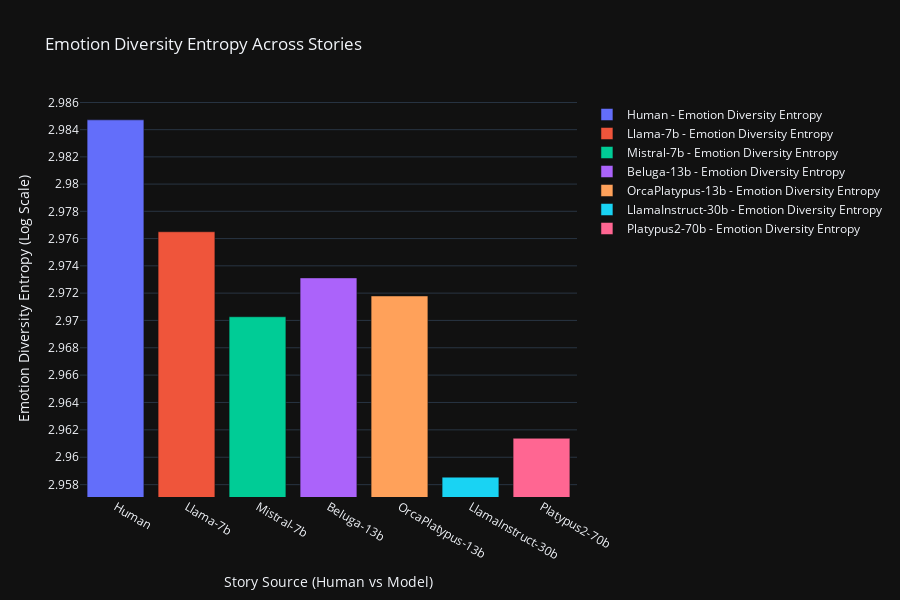

The code cell stored with this chart in its notebook:
### Markdown cell above
Using **Entropy** to measure the diversity of emotions in the story
* High entropy: more uniform the distribution of emotions       -> higher diversity
* Low entropy : more concentrated the distribution of emotions  -> lower diversity

### Code cell
def calculate_entropy_for_time_step(emotion_strengths):
    """ Calculate the entropy of the emotion distribution at a time step """
    # Normalize the emotion strengths to get a probability distribution
    total_strength = sum(emotion_strengths)
    probabilities = [strength / total_strength for strength in emotion_strengths]
    # Calculate the entropy
    entropy = -sum([p * np.log2(p) for p in probabilities if p > 0])
    return entropy


def visualize_emotion_diversity():
    story_entropy_dict = {}
    for _, row in concated_example_df.iterrows():
        time_step_entropies = []
        for time_step_idx in range(NORMALIZE_STEP):
            # get all emotions' intensity at the current time step
            time_step_strengths = [row[emotion][time_step_idx] for emotion in plutchik_emotions]
            # calculate the entropy of the emotion distribution at the current time step
            time_step_entropy = calculate_entropy_for_time_step(time_step_strengths)
            time_step_entropies.append(time_step_entropy)
        # calculate the whole story's average emotion diversity entropy (Average entropy across all time steps)
        total_entropy = np.mean(time_step_entropies)
        story_entropy_dict[row["Model"]] = total_entropy
    
    # Create a bar plot for the emotion diversity entropy
    fig = go.Figure()
    for model_name, entropy_value in story_entropy_dict.items():
        fig.add_trace(go.Bar(
            x=[model_name],
            y=[entropy_value],
            name=f"{model_name} - Emotion Diversity Entropy"
        ))
    fig.update_layout(
        height=600,
        title="Emotion Diversity Entropy Across Stories",
        xaxis_title="Story Source (Human vs Model)",
        yaxis_title="Emotion Diversity Entropy (Log Scale)",
        yaxis=dict(type="log"),
        template="plotly_dark",
        showlegend=True
    )
    fig.show()
    return story_entropy_dict

entropy_stats = visualize_emotion_diversity()

### Figure 1 — Plotly figure (JSON) as saved in the notebook; plotly's stock layout.template omitted (floating-point values rounded to 4 significant figures)
{"data": [{"name": "Human - Emotion Diversity Entropy", "type": "bar", "x": ["Human"], "y": [2.985]}, {"name": "Llama-7b - Emotion Diversity Entropy", "type": "bar", "x": ["Llama-7b"], "y": [2.976]}, {"name": "Mistral-7b - Emotion Diversity Entropy", "type": "bar", "x": ["Mistral-7b"], "y": [2.97]}, {"name": "Beluga-13b - Emotion Diversity Entropy", "type": "bar", "x": ["Beluga-13b"], "y": [2.973]}, {"name": "OrcaPlatypus-13b - Emotion Diversity Entropy", "type": "bar", "x": ["OrcaPlatypus-13b"], "y": [2.972]}, {"name": "LlamaInstruct-30b - Emotion Diversity Entropy", "type": "bar", "x": ["LlamaInstruct-30b"], "y": [2.959]}, {"name": "Platypus2-70b - Emotion Diversity Entropy", "type": "bar", "x": ["Platypus2-70b"], "y": [2.961]}], "layout": {"height": 600, "showlegend": true, "title": {"text": "Emotion Diversity Entropy Across Stories"}, "xaxis": {"title": {"text": "Story Source (Human vs Model)"}}, "yaxis": {"title": {"text": "Emotion Diversity Entropy (Log Scale)"}, "type": "log"}}}
